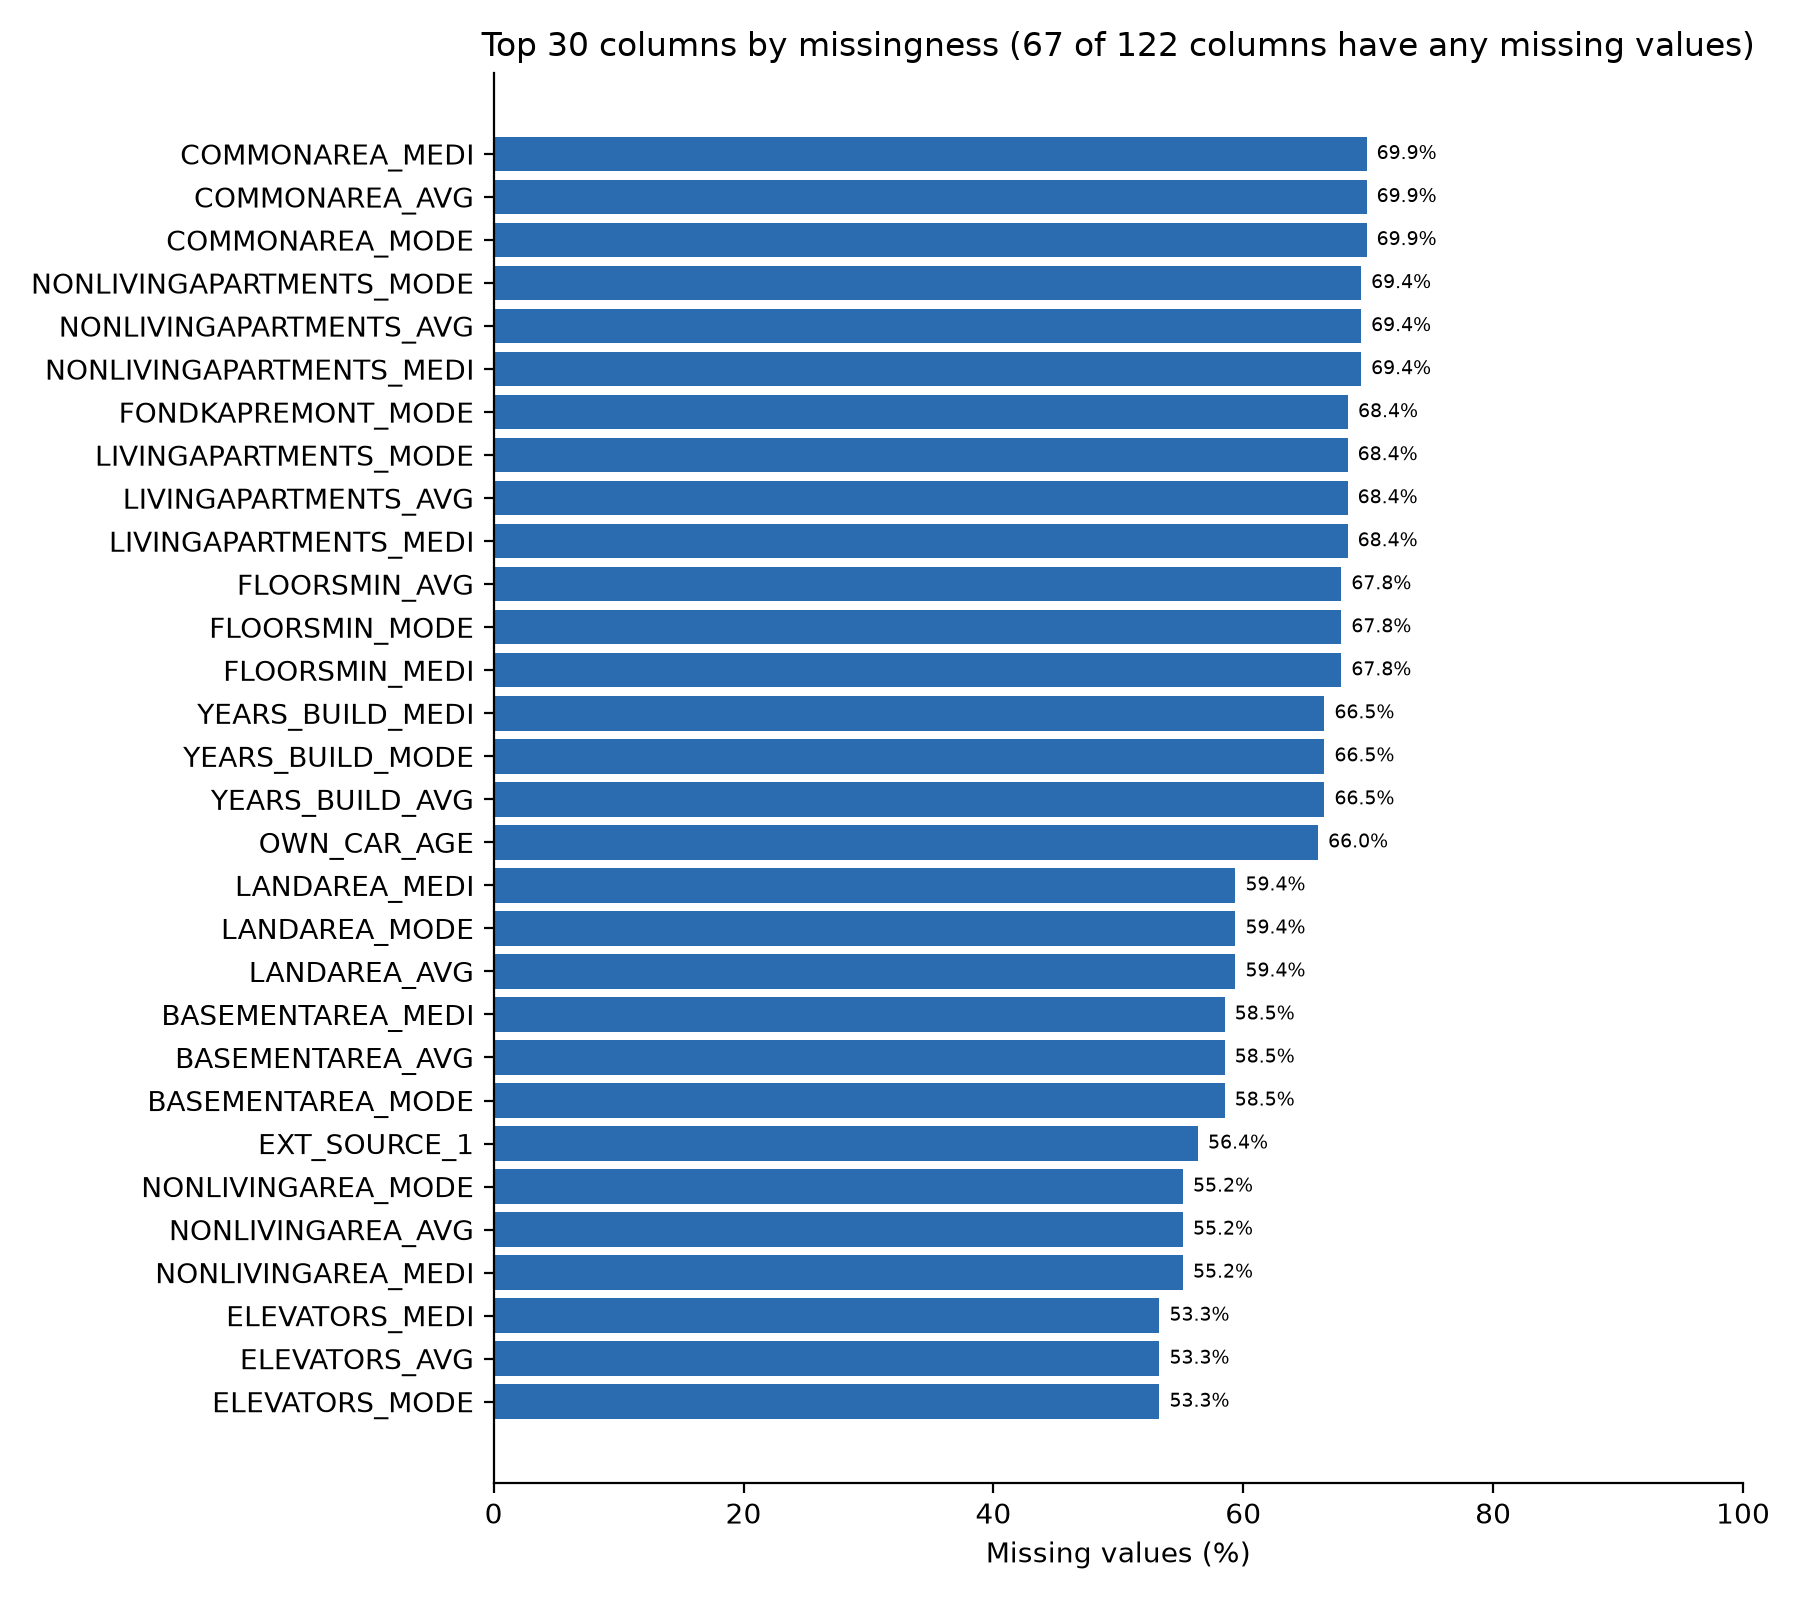

Generate this figure with Python:
# Figure 3.3: Missingness by column (Home Credit application_train)
# Run: python missingness_plot.py   (or pass the CSV path as an argument)
import pandas as pd
import matplotlib
matplotlib.use("Agg")
import matplotlib.pyplot as plt

import sys
from pathlib import Path

def find_file(name="application_train.csv"):
    if len(sys.argv) > 1:                      # path given on the command line
        return Path(sys.argv[1])
    here = Path(__file__).resolve().parent
    for base in (Path.cwd(), here, here.parent):
        for sub in ("", "data", "Data", "dataset", "datasets", "home-credit-default-risk"):
            p = base / sub / name
            if p.exists():
                return p
    for base in (here, here.parent):           # last resort: search the project tree
        hits = list(base.rglob(name))
        if hits:
            return hits[0]
    raise FileNotFoundError(f"Could not find {name}. Run: python missingness_plot.py /path/to/{name}")

path = find_file()
print("Using:", path)
df = pd.read_csv(path)
miss = (df.isna().mean() * 100).sort_values(ascending=False)
miss = miss[miss > 0]
top = miss.head(30)

fig, ax = plt.subplots(figsize=(9, 8))
ax.barh(top.index[::-1], top.values[::-1], color="#2B6CB0")
ax.set_xlabel("Missing values (%)")
ax.set_title(f"Top 30 columns by missingness ({len(miss)} of {df.shape[1]} columns have any missing values)")
ax.set_xlim(0, 100)
for y, v in enumerate(top.values[::-1]):
    ax.text(v + 0.8, y, f"{v:.1f}%", va="center", fontsize=7)
ax.spines[["top", "right"]].set_visible(False)
plt.tight_layout()
plt.savefig("missingness_plot.png", dpi=200, facecolor="white")

miss.rename("missing_pct").round(2).to_csv("missingness_by_column.csv")
print(miss.head(10))
